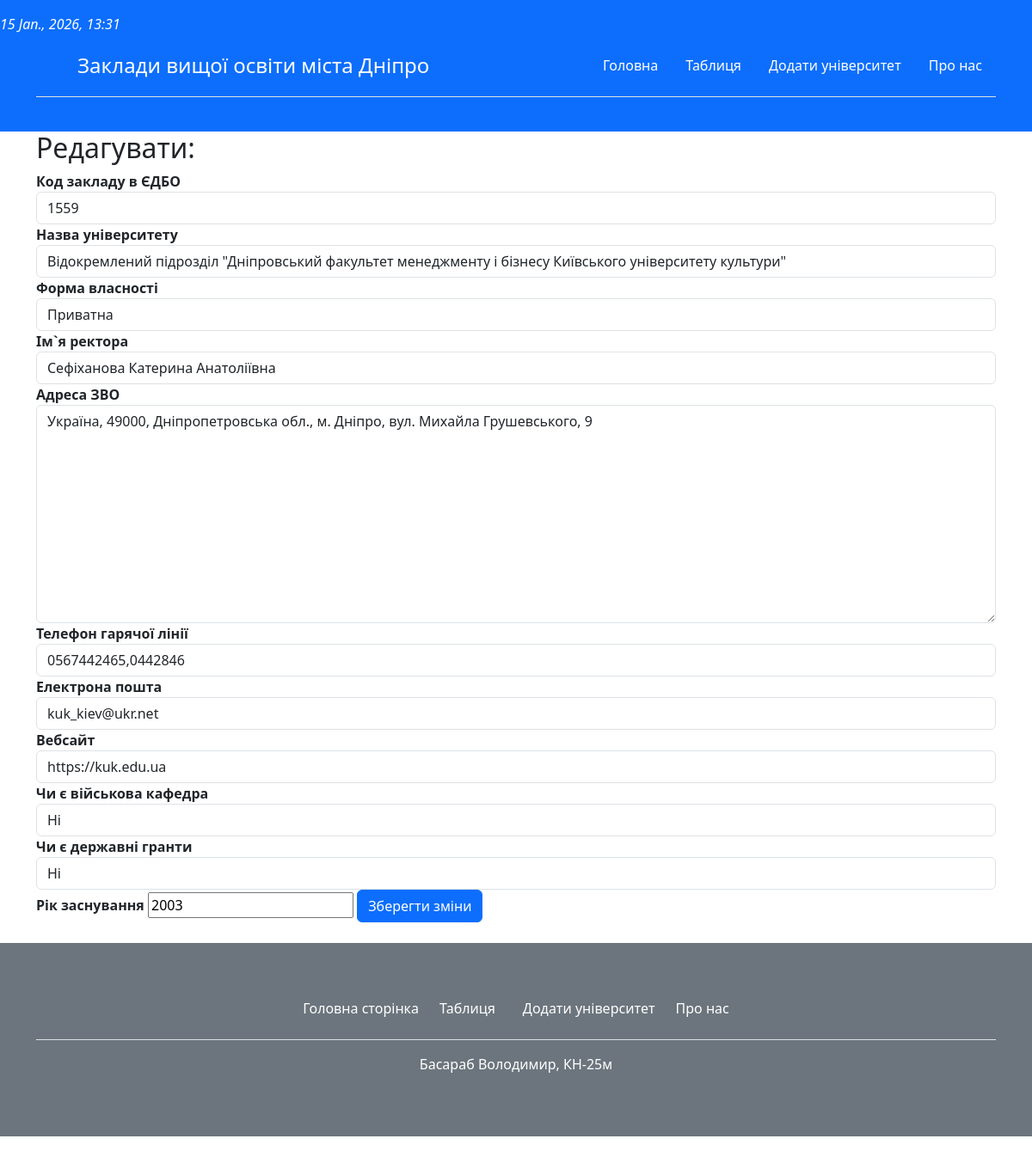
Page /university/3/edit on the committed database.
### main/models.py (models this page shows, shortened)
class University(models.Model):
    code = models.CharField('Код закладу в ЄДЕБО',max_length=4, unique=True)
    title = models.CharField('Назва університету',max_length=150)
    ownership = models.CharField('Форма власності', max_length=10)
    rector = models.CharField('Ім`я ректора',max_length=100)
    location = models.TextField('Місцезнаходження')
    phone = models.CharField('Телефон/факс', max_length=100)
    email = models.CharField('Електронна пошта', max_length=50)
    website = models.CharField('Вебсайт університету', max_length=120)
    military_department = models.CharField('Чи є військова кафедра', max_length=3)
    grants = models.CharField('Чи бере заклад участь в програмі державних грантів на здобуття вищої освіти', max_length=3)
    year = models.CharField('Рік заснування', max_length=4)
    created = models.DateTimeField(auto_now_add=True)
    class Meta:
        verbose_name = 'Університет'
        verbose_name_plural = 'Університети'

### main/views.py (the view, shortened to what this page needs)
# urls.py: path('university/<int:id>/edit', views.university_edit, name='university_edit'),
def university_edit(request, id=0):
    if request.method == 'GET':
        if id == 0:
            form = UniversityForm()
        else:
            university = University.objects.get(id=id)
            form = UniversityForm(instance=university)
        return render(request, 'main/university_edit.html', {'form': form})

### main/templates/main/university_edit.html (shortened to what this page needs)
{% extends 'main/base.html' %}
{% block content %}
<h2>Редагувати:</h2>
    <form action="" method="post" autocomplete="off">
        <label for="code"><b>Код закладу в ЄДБО</b></label>
        {{ form.code }}
        <label for="title"><b>Назва університету</b></label>
        {{ form.title }}
        <label for="ownership"><b>Форма власності</b></label>
        {{ form.ownership }}
        <label for="rector"><b>Ім`я ректора</b></label>
        {{ form.rector }}
        <label for="location"><b>Адреса ЗВО</b></label>
        {{ form.location }}
        <label for="phone"><b>Телефон гарячої лінії</b></label>
        {{ form.phone }}
        <label for="email"><b>Електрона пошта</b></label>
        {{ form.email }}
        <label for="website"><b>Вебсайт</b></label>
        {{ form.website }}
        <label for="military_department"><b>Чи є військова кафедра</b></label>
        {{ form.military_department }}
        <label for="grants"><b>Чи є державні гранти</b></label>
        {{ form.grants }}
        <label for="year"><b>Рік заснування</b></label>
        {{ form.year }}
        <button type="submit" class="btn btn-primary">Зберегти зміни</button>
    </form>
{% endblock %}

### rows in the picture
University: code "1559", title "Відокремлений підрозділ \"Дніпровський факультет менеджменту і бізнесу Київського університету культури\"", ownership "Приватна", rector "Сефіханова Катерина Анатоліївна", location "Україна, 49000, Дніпропетровська обл., м. Дніпро, вул. Михайла Грушевського, 9", phone "0567442465,0442846", email "kuk_kiev@ukr.net", website "https://kuk.edu.ua", military_department "Ні", grants "Ні", year "2003"
